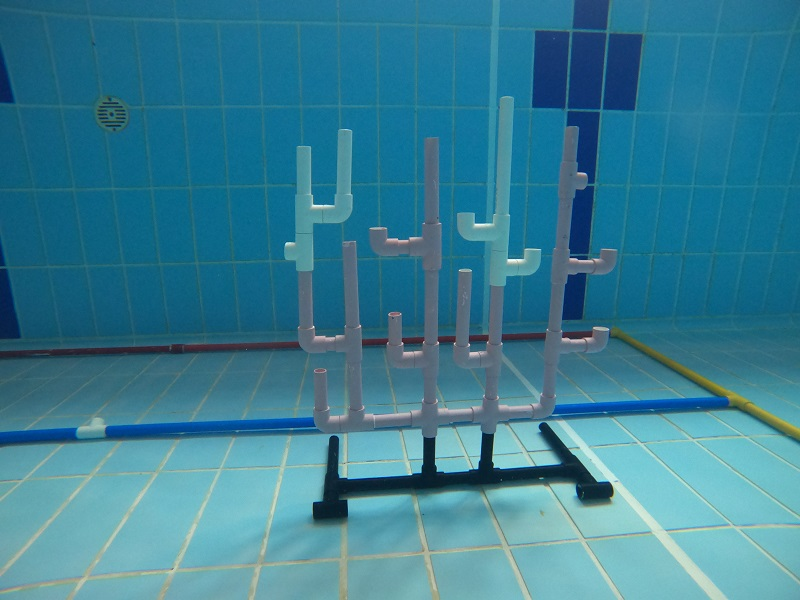
#> input picture scripts/grabcut/coral_under3.JPG, 800 x 600 px, found by its file name
$ python canny_custom.py
#> lines starting #> are read from the running program, lines starting #| are printed output that depends on the picture
import cv2
import numpy as np
import matplotlib.pyplot as plt

def cb_nothing(param):
    pass


if __name__ == "__main__":
    image_original = cv2.imread('../res/coral_under3.jpg', cv2.IMREAD_COLOR)
#> image_original is the input picture: shape (600, 800, 3); mean B, G, R 148, 126.5, 56.7
    cv2.imshow("Input", image_original)

    # trackbar
    cv2.namedWindow("Trackbar_Window")
    cv2.createTrackbar("thresh1", "Trackbar_Window", 30, 180, cb_nothing)
    cv2.createTrackbar("thresh2", "Trackbar_Window", 50, 255, cb_nothing)

    while (True):
        cv2.getTrackbarPos("thresh1", "Trackbar_Window")
        cv2.getTrackbarPos("thresh2", "Trackbar_Window")

        # remove noise
        image_gray = cv2.cvtColor(image_original, cv2.COLOR_BGR2GRAY)
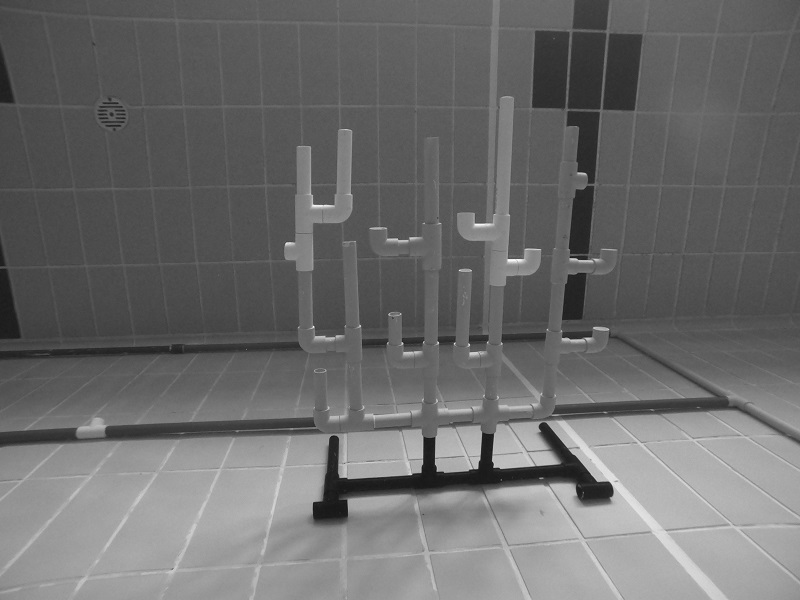
#> image_gray: shape (600, 800); min 20, max 250, mean 108.1
        filtered_image = cv2.Canny(image_gray, threshold1=20, threshold2=200)
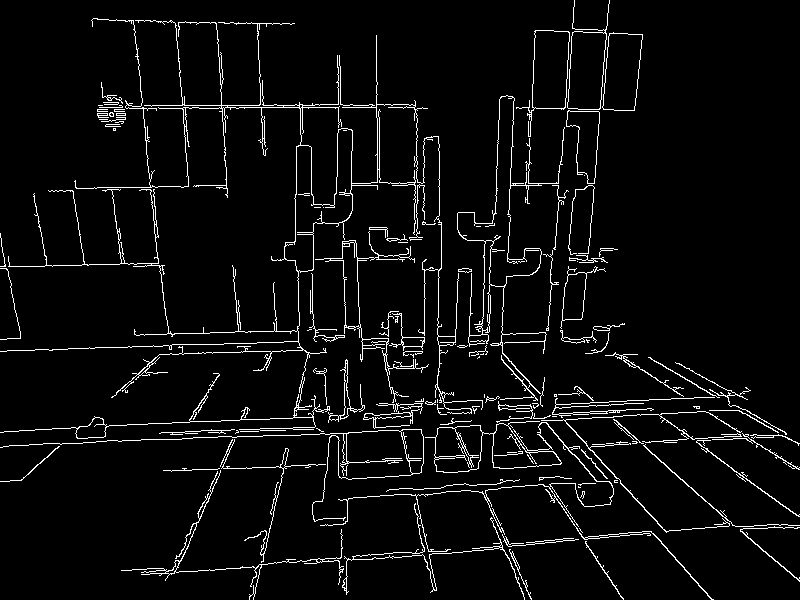
#> filtered_image: shape (600, 800); 4.6% white in thin lines or dots
        cv2.imshow("Output", filtered_image)


    # [9 lines of commented-out code are left out]
